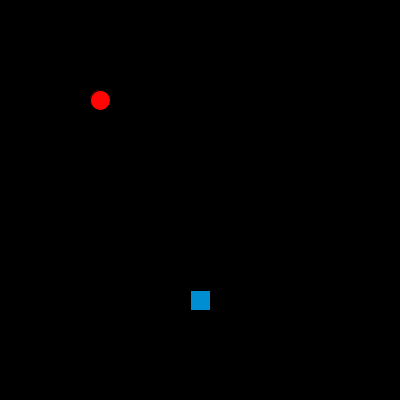
Frame 1 (no input)
Frame 60 (the mouse pressed at the canvas centre just before this capture): identical to frame 1, image omitted
Frame 120 (the mouse held since frame 60 and released just before this capture): identical to frame 1, image omitted

The Processing sketch that drew this single still picture (run headless with seeded random() and noise(); from frame 60 on, the mouse is pressed at the canvas centre):

// Processing sketch: ejercicio17
// ── ejercicio17.pde
float linkY,linkX;
float cajaY,cajaX;

void setup(){
  size(400,400);
  linkY=100;
  linkX=100;
  cajaY=300;
  cajaX=200;
}

void draw(){
  background(#000000);
  
  float catetoA=cajaX-linkX;
  float catetoB=cajaY-linkY;
  float distancia=sqrt(pow(catetoA,2)+pow(catetoB,2));
  
  fill(#FF0505);
  ellipse(linkX,linkY,20,20);
  
  fill(#008ED3);
  rectMode(CENTER);
  rect(cajaX,cajaY,20,20);
  
  println("La distancia existente entre Link y la caja es: "+distancia);
}

void mouseMoved(){
  linkY=mouseY;
  linkX=mouseX;
}
